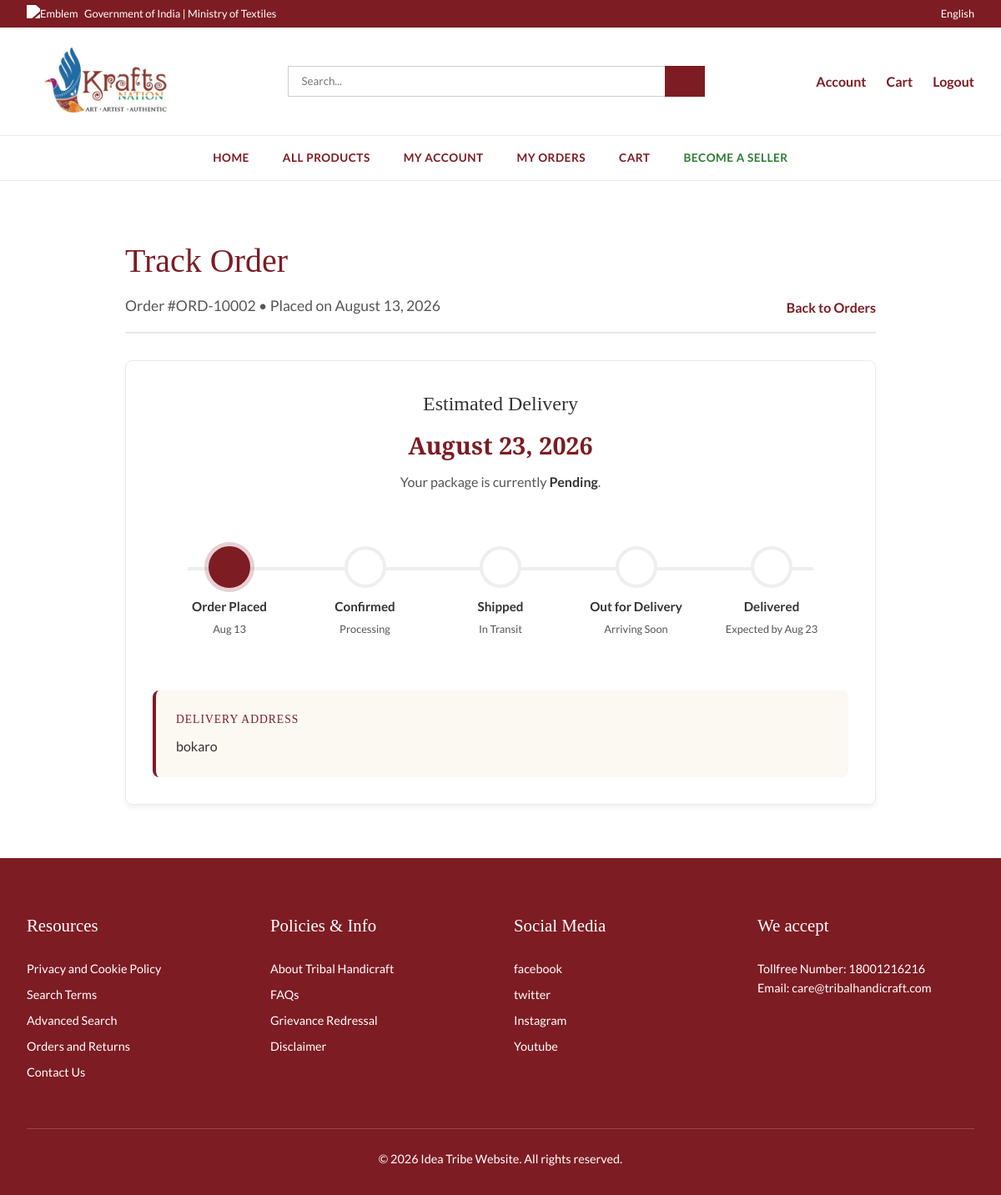
The page /buyer/track/2 (signed in) on the database its author committed.
### models/order.py (models this page shows)
class Order(db.Model):
    __tablename__ = 'orders'
    id = db.Column(db.Integer, primary_key=True)
    buyer_id = db.Column(db.Integer, db.ForeignKey('users.id'), nullable=False)
    total_amount = db.Column(db.Float, nullable=False)
    status = db.Column(db.String(50), default='Pending') # Pending, Confirmed, Shipped, Delivered, Cancelled
    shipping_address = db.Column(db.Text, nullable=True)
    payment_method = db.Column(db.String(50), nullable=True)
    created_at = db.Column(db.DateTime, default=datetime.utcnow)
    items = db.relationship('OrderItem', backref='order', lazy=True, cascade="all, delete-orphan")

### routes/buyer.py (the view)
@bp.route('/track/<int:order_id>')
def track_order(order_id):
    user_id = session.get('user_id')
    if not user_id or session.get('role') != 'BUYER':
        flash('Please login to track orders.')
        return redirect(url_for('auth.login'))
    order = Order.query.get_or_404(order_id)
    if order.buyer_id != user_id:
        return "Unauthorized", 401
    from datetime import timedelta
    expected_delivery = order.created_at + timedelta(days=10)
    return render_template('buyer/track.html', order=order, expected_delivery=expected_delivery)

### templates/buyer/track.html (shortened to what this page needs)
{% extends "base.html" %}
{% block content %}
<div class="container" style="padding: 4rem 0; max-width: 900px;">
    <div style="display: flex; justify-content: space-between; align-items: flex-end; margin-bottom: 2rem; border-bottom: 2px solid var(--border-color); padding-bottom: 1rem;">
        <div>
            <h1 style="font-family: var(--font-display); color: var(--color-primary); font-size: 2.5rem; margin: 0;">Track Order</h1>
            <p style="color: var(--color-text-muted); margin-top: 0.5rem; font-size: 1.1rem;">Order #ORD-{{ 10000 + order.id }} • Placed on {{ order.created_at.strftime('%B %d, %Y') }}</p>
        </div>
        <div>
            <a href="{{ url_for('buyer.orders') }}" style="color: var(--color-primary); text-decoration: none; font-weight: bold;"> Back to Orders</a>
        </div>
    </div>
    <div style="background: white; border: 1px solid var(--border-color); border-radius: 8px; padding: 2rem; box-shadow: 0 4px 6px rgba(0,0,0,0.05);">
        <div style="text-align: center; margin-bottom: 2rem;">
            <h2 style="margin: 0; color: var(--color-text); font-size: 1.5rem;">Estimated Delivery</h2>
            <p style="font-size: 1.8rem; font-family: var(--font-display); color: var(--color-primary); font-weight: bold; margin: 0.5rem 0;">{{ expected_delivery.strftime('%B %d, %Y') }}</p>
            <p style="color: var(--color-text-muted); margin: 0;">Your package is currently <span style="font-weight: bold; color: var(--color-text);">{{ order.status }}</span>.</p>
        </div>
        {% set status_map = {'Pending': 1, 'Confirmed': 2, 'Shipped': 3, 'Out for Delivery': 4, 'Delivered': 5} %}
        {% set current_step = status_map.get(order.status, 1) %}
        <div class="tracking-timeline">
            <div class="tracking-step {% if current_step > 1 %}completed{% elif current_step == 1 %}active{% endif %}">
                <div class="tracking-icon"></div>
                <div class="tracking-title">Order Placed</div>
                <div class="tracking-desc">{{ order.created_at.strftime('%b %d') }}</div>
            </div>
            <div class="tracking-step {% if current_step > 2 %}completed{% elif current_step == 2 %}active{% endif %}">
                <div class="tracking-icon"></div>
                <div class="tracking-title">Confirmed</div>
                <div class="tracking-desc">Processing</div>
            </div>
            <div class="tracking-step {% if current_step > 3 %}completed{% elif current_step == 3 %}active{% endif %}">
                <div class="tracking-icon"></div>
                <div class="tracking-title">Shipped</div>
                <div class="tracking-desc">In Transit</div>
            </div>
            <div class="tracking-step {% if current_step > 4 %}completed{% elif current_step == 4 %}active{% endif %}">
                <div class="tracking-icon"></div>
                <div class="tracking-title">Out for Delivery</div>
                <div class="tracking-desc">Arriving Soon</div>
            </div>
            <div class="tracking-step {% if current_step == 5 %}active{% endif %}">
                <div class="tracking-icon"></div>
                <div class="tracking-title">Delivered</div>
                <div class="tracking-desc">Expected by {{ expected_delivery.strftime('%b %d') }}</div>
            </div>
        </div>
        <div style="background: #fcf8f2; padding: 1.5rem; border-radius: 8px; border-left: 4px solid var(--color-primary); margin-top: 3rem;">
            <h4 style="margin: 0 0 0.5rem 0; color: var(--color-primary); text-transform: uppercase; font-size: 0.85rem; letter-spacing: 1px;">Delivery Address</h4>
            <p style="margin: 0; color: var(--color-text); line-height: 1.6;">
                {{ order.shipping_address|replace('\n', '<br>')|safe }}
            </p>
        </div>
    </div>
</div>
{% endblock %}

### static/css/style.css (style rules this page uses)
:root { --color-primary: #7d1c23; --color-primary-dark: #62141a; --color-cream: #fdfaf4; --color-white: #ffffff; --color-text: #333333; --color-text-muted: #555555; --color-warning: #2e7d32; --font-body: "Lato", sans-serif; --font-display: "Playfair Display", Georgia, serif; --border-color: #eaeaea; --transition: all 0.2s ease-in-out; }
* { margin: 0; padding: 0; box-sizing: border-box; }
body { font-family: var(--font-body); color: var(--color-text); background-color: var(--color-white); line-height: 1.6; }
h1, h2, h3, h4, h5, h6 { font-family: var(--font-display); font-weight: 500; }
a { text-decoration: none; color: inherit; transition: var(--transition); }
.container { max-width: 1350px; margin: 0 auto; padding: 0 2rem; }

### templates/buyer/track.html (style rules this page uses)
.tracking-timeline { display: flex; justify-content: space-between; align-items: center; position: relative; margin: 4rem 0; padding: 0 2rem; }
.tracking-timeline::before { content: ''; position: absolute; top: 25px; left: 5%; width: 90%; height: 4px; background: #eee; z-index: 1; }
.tracking-step { position: relative; z-index: 2; text-align: center; width: 120px; }
.tracking-icon { width: 50px; height: 50px; border-radius: 50%; background: white; border: 4px solid #eee; display: flex; align-items: center; justify-content: center; margin: 0 auto 10px auto; font-size: 1.5rem; color: #ccc; transition: all 0.3s; }
.tracking-step.active .tracking-icon { border-color: var(--color-primary); background: var(--color-primary); color: white; box-shadow: 0 0 0 5px rgba(125, 28, 35, 0.2); }
.tracking-title { font-weight: bold; color: var(--color-text); font-size: 0.95rem; }
.tracking-desc { font-size: 0.8rem; color: var(--color-text-muted); margin-top: 5px; }

### rows shown on the page
Order: 10000+order.id "10002", created_at "August 13, 2026", status "Pending", created_at "Aug 13", shipping_address "bokaro"

### other values the page prints
{{ expected_delivery.strftime('%B %d, %Y') }} "August 23, 2026"
{{ expected_delivery.strftime('%b %d') }} "Aug 23"
